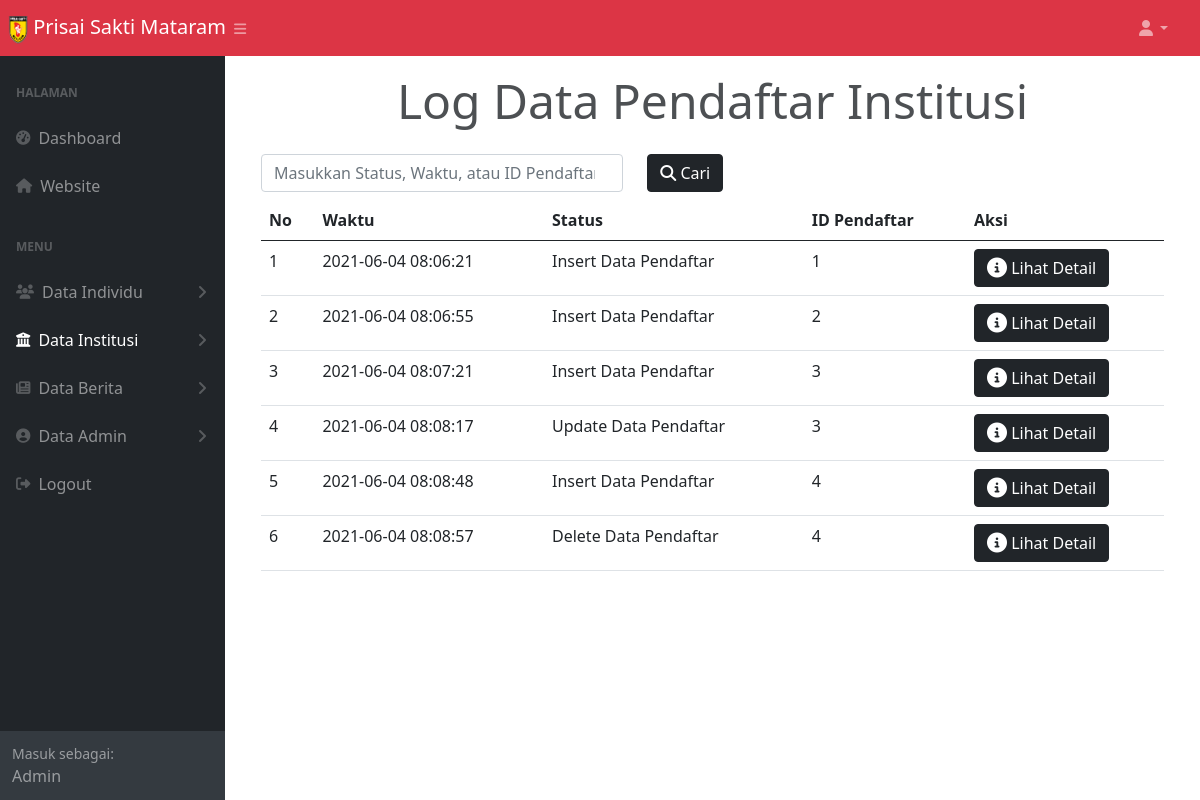
/log_daftar_institusi.php (signed in), run on the app's committed database.
### tables this page shows
CREATE TABLE `log_daftar_institusi` (
  `id` int(9) NOT NULL,
  `waktu` datetime NOT NULL DEFAULT current_timestamp(),
  `status` varchar(200) NOT NULL,
  `id_pendaftar` int(11) NOT NULL,
  `nama` varchar(100) NOT NULL,
  `jumlah` int(9) NOT NULL,
  `alamat` varchar(100) NOT NULL,
  `no_telp` varchar(50) NOT NULL,
  `cabang` varchar(50) NOT NULL,
  `nama_lama` varchar(100) NOT NULL,
  `jumlah_lama` int(9) NOT NULL,
  `alamat_lama` varchar(100) NOT NULL,
  `no_telp_lama` varchar(50) NOT NULL,
  `cabang_lama` varchar(50) NOT NULL
);

### functions.php (called while the page is built, shortened)
<?php
  $namaServer = "localhost";
  $user = "root";
  $password = "";
  $database = "psm";
  $koneksi = mysqli_connect($namaServer, $user, $password, $database) or die ("Koneksi Gagal");
  function query($query) {
    global $koneksi;
    $result = mysqli_query($koneksi, $query);
    $rows = [];
    while($row = mysqli_fetch_assoc($result)) {
      $rows[] = $row;
    }
    return $rows;
  }
?>

### log_daftar_institusi.php (the view, shortened to what this page needs)
<?php
$pendaftar_institusi = query("SELECT id, waktu, status, id_pendaftar FROM log_daftar_institusi");
?>
<!DOCTYPE html>
<html lang="en">
<head>
  <link href="https://cdn.jsdelivr.net/npm/bootstrap@5.0.0-beta2/dist/css/bootstrap.min.css" rel="stylesheet" />
  <link rel="stylesheet" href="style.css" />
  <link rel="stylesheet" href="styles.css" />
  <link href="https://code.jquery.com/ui/1.12.1/themes/base/jquery-ui.css" rel="stylesheet">
</head>
<body class="sb-nav-fixed">
<nav class="sb-topnav navbar navbar-expand navbar-dark bg-danger">
        <a class="navbar-brand ps-2" href="#">
            <img src="img/Logo_PSM.png" alt="" width="20" height="29" />
            Prisai Sakti Mataram
        </a>
        <button class="btn btn-link btn-sm order-1 order-lg-0 me-4 me-lg-0" id="sidebarToggle" href="#!"><i class="fas fa-bars"></i></button>
        <ul class="navbar-nav ms-auto ms-md-0 me-3 me-lg-4">
            <li class="nav-item dropdown">
                <a class="nav-link dropdown-toggle" id="navbarDropdown" href="#" role="button" data-bs-toggle="dropdown" aria-expanded="false"><i class="fas fa-user fa-fw"></i></a>
            </li>
        </ul>
    </nav>
  <div id="layoutSidenav">
        <div id="layoutSidenav_nav">
            <nav class="sb-sidenav accordion sb-sidenav-dark bg-dark" id="sidenavAccordion">
                <div class="sb-sidenav-menu">
                    <div class="nav">
                        <div class="sb-sidenav-menu-heading">Halaman</div>
                        <a class="nav-link" href="dashboard_admin.php">
                            <div class="sb-nav-link-icon"><i class="fas fa-tachometer-alt"></i></div>
                            Dashboard
                        </a>
                        <a class="nav-link" href="index.php">
                            <div class="sb-nav-link-icon"><i class="fas fa-home"></i></div>
                            Website
                        </a>
                        <div class="sb-sidenav-menu-heading">Menu</div>
                        <a class="nav-link collapsed" href="#" data-bs-toggle="collapse" data-bs-target="#collapseIndividu" aria-expanded="false" aria-controls="collapseIndividu">
                            <div class="sb-nav-link-icon"><i class="fas fa-users"></i></div>
                            Data Individu
                            <div class="sb-sidenav-collapse-arrow"><i class="fas fa-angle-down"></i></div>
                        </a>
                        <a class="nav-link collapsed active" href="#" data-bs-toggle="collapse" data-bs-target="#collapseInstitusi" aria-expanded="false" aria-controls="collapseInstitusi">
                            <div class="sb-nav-link-icon"><i class="fas fa-university"></i></div>
                            Data Institusi
                            <div class="sb-sidenav-collapse-arrow"><i class="fas fa-angle-down"></i></div>
                        </a>
                        <a class="nav-link collapsed" href="#" data-bs-toggle="collapse" data-bs-target="#collapseBerita" aria-expanded="false" aria-controls="collapseBerita">
                            <div class="sb-nav-link-icon"><i class="fas fa-newspaper"></i></div>
                            Data Berita
                            <div class="sb-sidenav-collapse-arrow"><i class="fas fa-angle-down"></i></div>
                        </a>
                        <a class="nav-link collapsed" href="#" data-bs-toggle="collapse" data-bs-target="#collapsePages" aria-expanded="false" aria-controls="collapsePages">
                            <div class="sb-nav-link-icon"><i class="fas fa-user-circle"></i></div>
                            Data Admin
                            <div class="sb-sidenav-collapse-arrow"><i class="fas fa-angle-down"></i></div>
                        </a>
                        <a class="nav-link" href="logout_admin.php">
                            <div class="sb-nav-link-icon"><i class="fas fa-sign-out-alt"></i></div>
                            Logout
                        </a>
                    </div>
                </div>
                <div class="sb-sidenav-footer">
                    <div class="small">Masuk sebagai:</div>
                    <?= ucwords($_SESSION['username']) ?>
                </div>
            </nav>
        </div>
  <div id="layoutSidenav_content">
    <main>
      <div class="container-fluid px-4">
  <section class="container">
  <h1 class="text-center my-3">Log Data Pendaftar Institusi</h1>
    <form action="" method="POST">
      <div class="row justify-content-start">
        <div class="col-5 my-2">
          <input class="form-control" type="search" placeholder="Masukkan Status, Waktu, atau ID Pendaftar..." aria-label="Cari" name="keyword" autocomplete="off">
        </div>
        <div class="col-3 my-2">
          <button class="btn btn-dark" type="submit" name="cari"><i class="fas fa-search"></i> Cari</button>
        </div>
      </div>
    </form>
    <?php if (!empty($pendaftar_institusi)) : ?>
      <table class="table table-hover mb-5">
        <thead>
          <tr>
            <th scope="col">No</th>
            <th scope="col">Waktu</th>
            <th scope="col">Status</th>
            <th scope="col">ID Pendaftar</th>
            <th scope="col" style="width: 198px;">Aksi</th>
          </tr>
        </thead>
        <tbody>
          <?php $nomor = 1 ?>
          <?php foreach ($pendaftar_institusi as $institusi) : ?>
            <tr>
              <td><?= $nomor ?></td>
              <td><?= $institusi['waktu'] ?></td>
              <td><?= $institusi['status'] ?></td>
              <td><?= $institusi['id_pendaftar'] ?></td>
              <td>
                <button class="btn btn-dark" type="button" data-bs-toggle="modal" data-bs-target="#exampleModal<?= $institusi['id']; ?>"><i class="fas fa-info-circle fa-lg"></i> Lihat Detail</button>
                  <div class="modal-dialog">
                    <div class="modal-content">
                      <div class="modal-body">
                        <table class="table table-hover mb-5">
                          <tbody>
                            <?php $id_institusi = $institusi['id'] ?>
                            <?php $detail_pendaftar_institusi = query("SELECT *, jenis_cabang(cabang) as 'jenis_cabang', jenis_cabang(cabang_lama) as 'jenis_cabang_lama' FROM log_daftar_institusi WHERE id = $id_institusi"); ?>
                            <?php foreach ($detail_pendaftar_institusi as $detail_institusi) : ?>
                              <?php if ($institusi['status'] == 'Insert Data Pendaftar') : ?>
                                </tr>
                              <?php endif; ?>
                            <?php endforeach; ?>
                          </tbody>
                        </table>
                      </div>
                    </div>
                  </div>
              </td>
            </tr>
            <?php $nomor++ ?>
          <?php endforeach; ?>
    <?php else : ?>
      <div class="container mt-5 pt-5">
        <h4 class="text-center mt-5 pt-5">Data Tidak Ditemukan!</h4>
      </div>
    <?php endif; ?>
</body>
</html>

### style.css (style rules this page uses)
* { box-sizing: border-box; margin: 0; padding: 0; }
body, html { font-family: 'Nunito', sans-serif; }
.navbar-brand { color: rgba(255, 255, 255, 0.7); }
.container h1 { opacity: 0.8; font-size: 48px; box-shadow: lavender; }

### data on the page
log_daftar_institusi: waktu "2021-06-04 08:06:21", status "Insert Data Pendaftar", id_pendaftar "1"
log_daftar_institusi: waktu "2021-06-04 08:06:55", status "Insert Data Pendaftar", id_pendaftar "2"
log_daftar_institusi: waktu "2021-06-04 08:07:21", status "Insert Data Pendaftar", id_pendaftar "3"
log_daftar_institusi: waktu "2021-06-04 08:08:17", status "Update Data Pendaftar", id_pendaftar "3"
log_daftar_institusi: waktu "2021-06-04 08:08:48", status "Insert Data Pendaftar", id_pendaftar "4"
log_daftar_institusi: waktu "2021-06-04 08:08:57", status "Delete Data Pendaftar", id_pendaftar "4"

### other printed values
$_SESSION['username'] "Admin"
